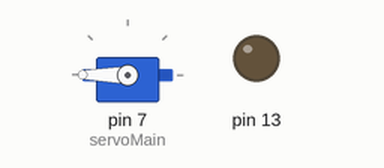
A sketch run on a simulated Arduino Uno, built with avr-gcc and run on an emulated ATmega328P. Shown: servo, output pins drawn as LEDs (lit = HIGH). Pins used as bus, display or sensor lines are not drawn; what the sketch prints to the serial monitor is not drawn.

Above: at 0.1 s.
At 3.1 s:
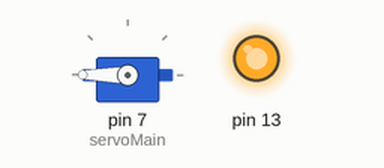
Timing chart, 0 to 4.6 s (numbered marks = the images above):
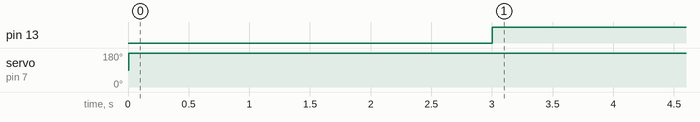

Measured:
- by itself, pin 13: LOW → HIGH at 3.0 s
- by itself, servo on pin 7 (servoMain): 90° → 180° at 0.00 s

The sketch:

junkbin.ino
```cpp
#include <Servo.h>

unsigned long lastTimeMillis = 0;

Servo servoMain;

const int trigpin = 9;
const int echopin = 8;
const int trigpin2 = 10;
const int echopin2 = 11;

long duration1,duration2;
float distance1,distance2,val;

int height = 35; //Height or depth of dustbin

String msg = "Dustbin status : "; //msg you want to send || output - Dustbin is : <percent> %

//char l = "%"; // only for percent symbol

//String mob = "AT+CMGS=\"+917869994284\"\r"; // Put your mob no. here

int sms25 = 0; // sms will be sent only if value is 0.
int sms50 = 0;
int sms75 = 0;
int sms100 = 0;

void setup()
{
servoMain.attach(7); //
pinMode(trigpin, OUTPUT);
pinMode(echopin, INPUT);
pinMode(trigpin2, OUTPUT);
pinMode(echopin2, INPUT);
pinMode(13, OUTPUT);

Serial.begin(9600);

Serial.println("Smartbin System online");
}

void sms30() {

  String cmd = "GET /apps/thinghttp/send_request?api_key=2JNWZUJIPGP52LNY HTTP/1.1";
    Serial.println("AT+CIPSEND=4," + String(cmd.length() + 4));
    delay(1000);

    Serial.println(cmd);
    delay(1000);
    Serial.println("");

  }

void sms60() {

  String cmd = "GET /apps/thinghttp/send_request?api_key=IQZ6NWXDJ4GNVP1F HTTP/1.1";
    Serial.println("AT+CIPSEND=4," + String(cmd.length() + 4));
    delay(1000);

    Serial.println(cmd);
    delay(1000);
    Serial.println("");


  }

void printResponse() {
  while (Serial.available()) {
    Serial.println(Serial.readStringUntil('\n'));
  }
}


void sms90() {

  String cmd = "GET /apps/thinghttp/send_request?api_key=DA3F1LJS4FH3Q3ER HTTP/1.1";
    Serial.println("AT+CIPSEND=4," + String(cmd.length() + 4));
    delay(1000);

    Serial.println(cmd);
    delay(1000);
    Serial.println("");
  }
  void sms0() {

  String cmd = "GET /apps/thinghttp/send_request?api_key=7V5KAQH3OMV9X92W HTTP/1.1";
    Serial.println("AT+CIPSEND=4," + String(cmd.length() + 4));
    delay(1000);

    Serial.println(cmd);
    delay(1000);
    Serial.println("");
  }

/*int sms(int p){
    //sms function ... call with " sms(<percentage>) " to use
     Serial.println("AT+CMGF=1");    //Sets the GSM Module in Text Mode
     delay(1000);  // Delay of 1 second
     Serial.println(mob); // Replace x with mobile number
     delay(1000);
     Serial.println(msg + p + l);// The SMS text you want to send
     delay(100);
     Serial.println((char)26);// ASCII code of CTRL+Z for saying the end of sms to  the module
      delay(1000);


}*/

void init() {
  if (millis() - lastTimeMillis > 30000) {
    lastTimeMillis = millis();

    Serial.println("AT+CIPMUX=1");
    delay(1000);
    printResponse();

    Serial.println("AT+CIPSTART=4,\"TCP\",\"192.168.1.19\",80");
    delay(1000);
    printResponse();


  }
}

void loop()
{
digitalWrite(trigpin, LOW);
delay(2);
digitalWrite(trigpin, HIGH);
delayMicroseconds(10);
digitalWrite(trigpin, LOW);
duration1 = (echopin, HIGH);
long cm1 = (duration1/58.82);
distance1 = cm1;

digitalWrite(trigpin2, LOW);
delay(2);
digitalWrite(trigpin2, HIGH);
delayMicroseconds(10);
digitalWrite(trigpin2, LOW);
duration1 = (echopin2, HIGH);
long cm2 = (duration2/58.82);
distance2 = cm2;
val = map(distance2, 0, height, 0, 100);
int Q = round(val); //final value for dustbin status in % 0- 100

if(distance1<30) {
  servoMain.write(180);
   delay(3000);
   digitalWrite(13, HIGH);
   }
   else
   {
    servoMain.write(0);
    delay(50);
    digitalWrite(13, LOW);
    }


if(Q <= 30){

  if(sms25 = 0){
    init();
    sms30(); // send sms for 25%

    sms25 = 1; // to stop sending sms again and again
    sms50 = 0; // allow rest sms to be able to send.
    sms75 = 0;
    sms100 = 0;
    }
  } else if(Q >= 60){

  if(sms50 = 0){
    init();
    sms60(); // send sms for 50%

    sms25 = 0; // allow the sms to be sent again
    sms50 = 1; // to stop sending sms again and again
    sms75 = 0; // rest sms can be sent
    sms100 = 0;
    }
  } else if(Q >= 90){

  if(sms75 = 0){
    init();
    sms90(); // send sms for 75%

    sms25 = 0; // allow the sms to be sent again
    sms50 = 0;
    sms75 = 1; // rest sms can be sent
    sms100 = 0;
    }
  } else if(Q <= 5) {
    if(sms75 = 1){
      init();
      sms0();
      }
  }
 }
```
